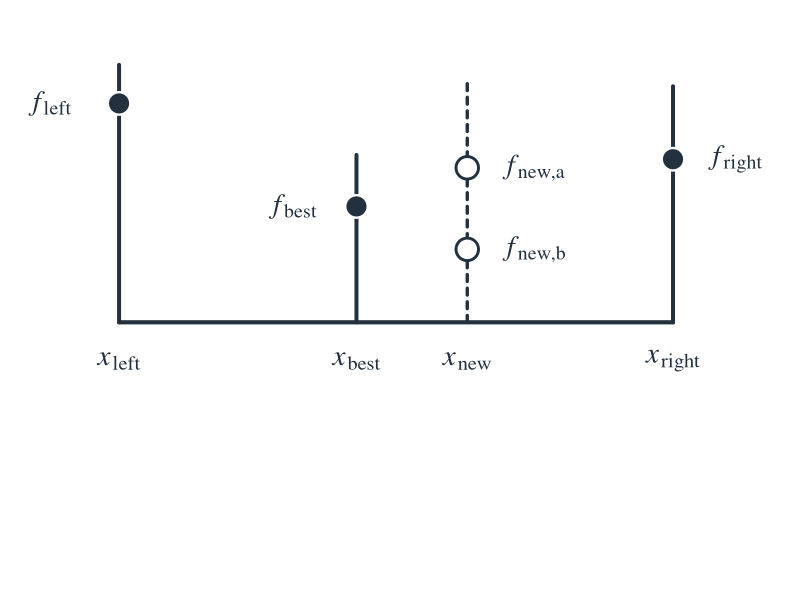
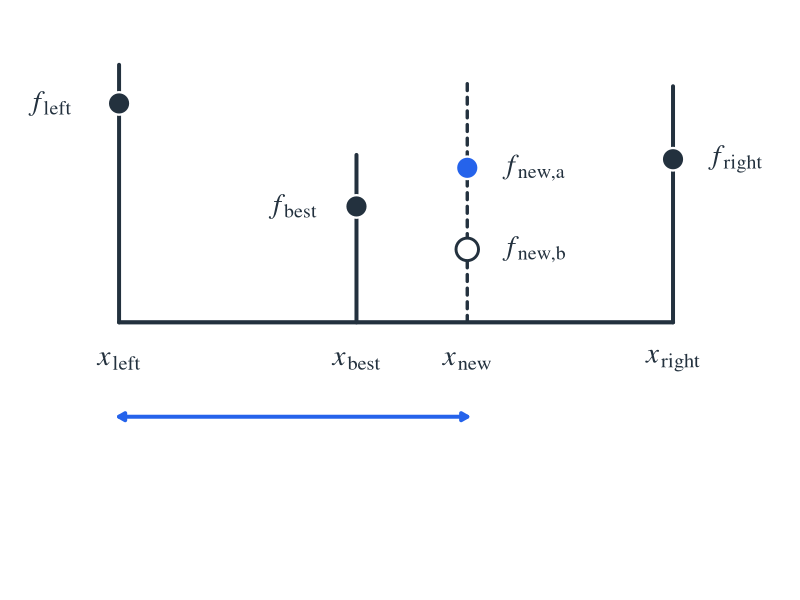
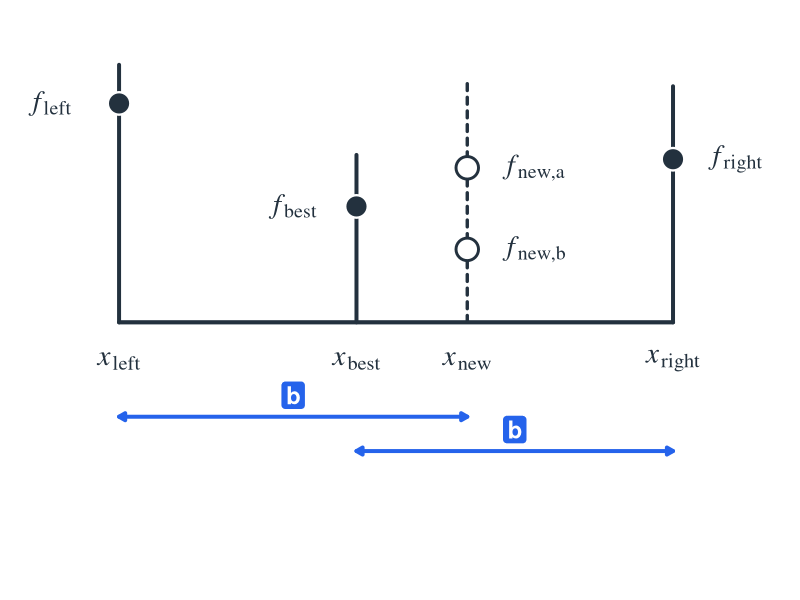
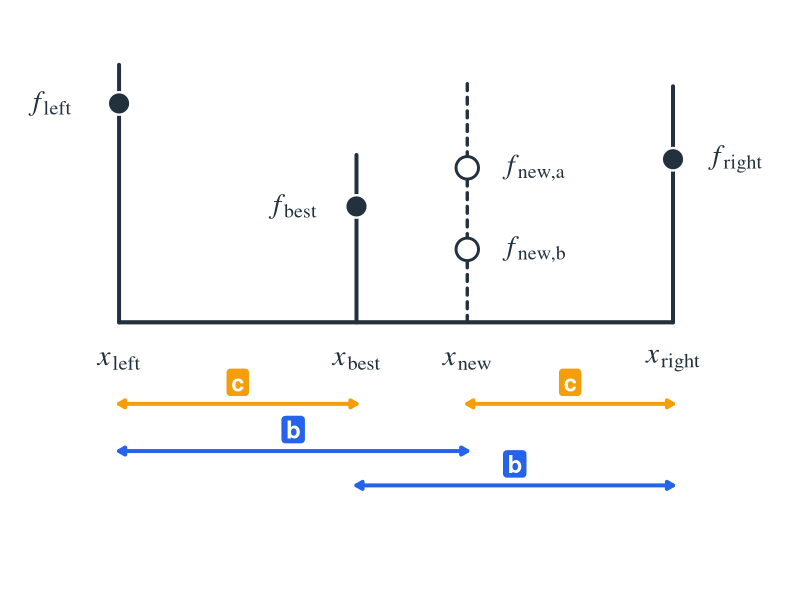
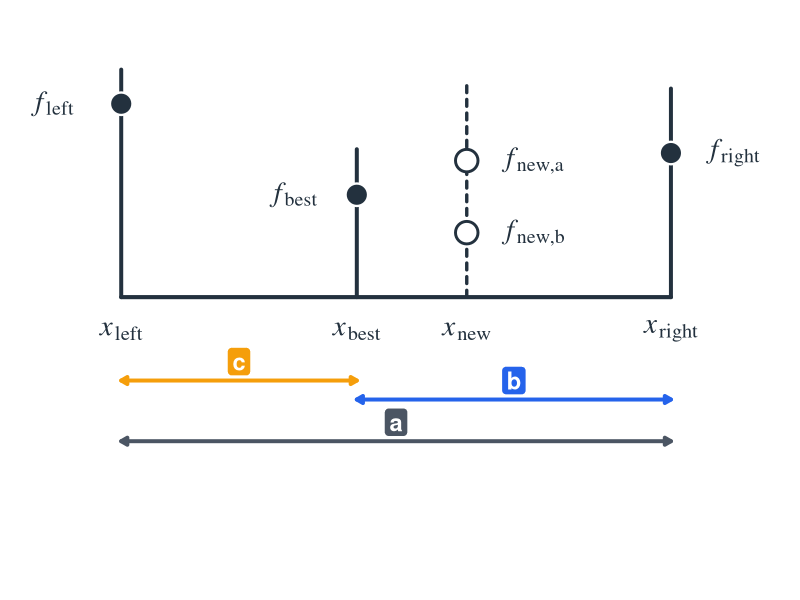

Recreate these plots in R, in order.
# Used in: slides/03-univopt/01-golden.tex,
#          slides/03-univopt/03-further.tex
#
# Create the schematic golden section figures used to explain the interval
# relationships a, b, and c in the lecture.

set.seed(1L)

library(data.table)
library(ggplot2)
library(grid)

dir.create("../figure", recursive = TRUE, showWarnings = FALSE)

palette = list(
  paper = "#FFFFFF",
  ink = "#23313E",
  blue = "#2563EB",
  amber = "#F59E0B",
  slate = "#4B5563"
)

coords = list(
  x_left = 0.12,
  x_best = 0.42,
  x_new = 0.56,
  x_right = 0.82,
  y_base = 0.28,
  y_xlabels = 0.19,
  y_left = 0.79,
  y_best = 0.55,
  y_new_a = 0.64,
  y_new_b = 0.45,
  y_right = 0.66
)

interval_bands = list(
  upper = 0.06,
  mid = -0.02,
  lower = -0.10
)

accent_bands = list(
  goldensec4_c = interval_bands$upper + 0.03,
  summary_b = interval_bands$mid + 0.03
)

guide_data = data.table(
  x = c(coords$x_left, coords$x_best, coords$x_right),
  y = coords$y_base,
  yend = c(0.88, 0.67, 0.83)
)

x_label_data = data.table(
  x = c(coords$x_left, coords$x_best, coords$x_new, coords$x_right),
  y = coords$y_xlabels,
  label = c(
    "italic(x)[left]",
    "italic(x)[best]",
    "italic(x)[new]",
    "italic(x)[right]"
  )
)

build_points = function(highlight = character()) {
  points = data.table(
    id = c("left", "best", "new_a", "new_b", "right"),
    x = c(
      coords$x_left,
      coords$x_best,
      coords$x_new,
      coords$x_new,
      coords$x_right
    ),
    y = c(
      coords$y_left,
      coords$y_best,
      coords$y_new_a,
      coords$y_new_b,
      coords$y_right
    ),
    label = c(
      "italic(f)[left]",
      "italic(f)[best]",
      "italic(f)[new*','*a]",
      "italic(f)[new*','*b]",
      "italic(f)[right]"
    ),
    label_x = c(
      coords$x_left - 0.06,
      coords$x_best - 0.05,
      coords$x_new + 0.05,
      coords$x_new + 0.05,
      coords$x_right + 0.05
    ),
    hjust = c(1, 1, 0, 0, 0)
  )

  points$fill = palette$paper
  points$colour = palette$ink
  points$stroke = 1.4

  solid_ids = c("left", "best", "right")
  points$fill[points$id %in% solid_ids] = palette$ink

  if (length(highlight) > 0L) {
    points$fill[points$id %in% highlight] = palette$blue
    points$colour[points$id %in% highlight] = palette$blue
    points$stroke[points$id %in% highlight] = 1.7
  }

  points
}

interval_layer = function(intervals) {
  list(
    geom_segment(
      data = intervals,
      aes(x = x, xend = xend, y = y, yend = y, colour = colour),
      inherit.aes = FALSE,
      linewidth = 1.35,
      lineend = "round",
      arrow = arrow(
        length = unit(0.18, "cm"),
        ends = "both",
        type = "closed"
      ),
      show.legend = FALSE
    ),
    geom_label(
      data = intervals[intervals$label != "", , drop = FALSE],
      aes(x = 0.5 * (x + xend), y = label_y, label = label, fill = colour),
      inherit.aes = FALSE,
      colour = "white",
      fontface = "bold",
      size = 6,
      linewidth = 0,
      label.padding = unit(0.18, "lines"),
      show.legend = FALSE
    )
  )
}

make_figure = function(highlight = character(), intervals = NULL, is_summary = FALSE) {
  points = build_points(highlight = highlight)
  filled_points = points[points$fill != palette$paper, , drop = FALSE]
  open_points = points[points$fill == palette$paper, , drop = FALSE]
  y_limits = if (is_summary) c(-0.20, 0.92) else c(-0.14, 0.92)

  p = ggplot() +
    coord_cartesian(xlim = c(0.06, 0.89), ylim = y_limits, clip = "off") +
    theme_void(base_size = 20) +
    theme(
      plot.background = element_rect(fill = palette$paper, colour = NA),
      panel.background = element_rect(fill = palette$paper, colour = NA),
      plot.margin = margin(18, 28, 54, 28)
    ) +
    annotate(
      "segment",
      x = coords$x_left,
      xend = coords$x_right,
      y = coords$y_base,
      yend = coords$y_base,
      linewidth = 1.4,
      colour = palette$ink,
      lineend = "round"
    ) +
    geom_segment(
      data = guide_data,
      aes(x = x, xend = x, y = y, yend = yend),
      inherit.aes = FALSE,
      linewidth = 1.35,
      colour = palette$ink,
      lineend = "round"
    ) +
    annotate(
      "segment",
      x = coords$x_new,
      xend = coords$x_new,
      y = coords$y_base,
      yend = 0.85,
      linewidth = 1.15,
      colour = palette$ink,
      linetype = "22",
      lineend = "round"
    ) +
    geom_point(
      data = filled_points,
      aes(x = x, y = y, fill = fill),
      inherit.aes = FALSE,
      shape = 21,
      size = 6.8,
      stroke = 1.2,
      colour = "white",
      show.legend = FALSE
    ) +
    geom_point(
      data = open_points,
      aes(x = x, y = y, colour = colour),
      inherit.aes = FALSE,
      shape = 21,
      size = 6.6,
      stroke = 1.5,
      fill = palette$paper,
      show.legend = FALSE
    ) +
    geom_text(
      data = points,
      aes(x = label_x, y = y, label = label, hjust = hjust),
      inherit.aes = FALSE,
      parse = TRUE,
      size = 7.2,
      colour = palette$ink,
      family = "serif",
      show.legend = FALSE
    ) +
    geom_text(
      data = x_label_data,
      aes(x = x, y = y, label = label),
      inherit.aes = FALSE,
      parse = TRUE,
      size = 7.4,
      colour = palette$ink,
      family = "serif",
      show.legend = FALSE
    ) +
    scale_fill_identity() +
    scale_colour_identity()

  if (!is.null(intervals)) {
    p = p + interval_layer(intervals)
  }

  if (is_summary) {
    p = p + theme(plot.margin = margin(24, 30, 72, 30))
  }

  p
}

figures = list(
  "goldensec-0" = make_figure(),
  "goldensec-1" = make_figure(
    highlight = "new_a",
    intervals = data.table(
      x = coords$x_left,
      xend = coords$x_new,
      y = interval_bands$upper,
      label = "",
      label_y = NA_real_,
      colour = palette$blue
    )
  ),
  "goldensec-3" = make_figure(
    intervals = data.table(
      x = c(coords$x_left, coords$x_best),
      xend = c(coords$x_new, coords$x_right),
      y = c(interval_bands$upper, interval_bands$mid),
      label = c("b", "b"),
      label_y = c(interval_bands$upper + 0.05, interval_bands$mid + 0.05),
      colour = c(palette$blue, palette$blue)
    )
  ),
  "goldensec-4" = make_figure(
    intervals = data.table(
      x = c(coords$x_left, coords$x_best, coords$x_left, coords$x_new),
      xend = c(coords$x_new, coords$x_right, coords$x_best, coords$x_right),
      y = c(
        interval_bands$mid,
        interval_bands$lower,
        accent_bands$goldensec4_c,
        accent_bands$goldensec4_c
      ),
      label = c("b", "b", "c", "c"),
      label_y = c(
        interval_bands$mid + 0.05,
        interval_bands$lower + 0.05,
        accent_bands$goldensec4_c + 0.05,
        accent_bands$goldensec4_c + 0.05
      ),
      colour = c(
        palette$blue,
        palette$blue,
        palette$amber,
        palette$amber
      )
    )
  ),
  "goldensec" = make_figure(
    intervals = data.table(
      x = c(coords$x_left, coords$x_best, coords$x_left),
      xend = c(coords$x_best, coords$x_right, coords$x_right),
      y = c(interval_bands$upper, accent_bands$summary_b, interval_bands$lower),
      label = c("c", "b", "a"),
      label_y = c(
        interval_bands$upper + 0.05,
        accent_bands$summary_b + 0.05,
        interval_bands$lower + 0.05
      ),
      colour = c(
        palette$amber,
        palette$blue,
        palette$slate
      )
    ),
    is_summary = TRUE
  )
)

for (name in names(figures)) {
  ggsave(
    filename = sprintf("../figure/%s.png", name),
    plot = figures[[name]],
    width = if (name == "goldensec") 7.2 else 10.0,
    height = if (name == "goldensec") 7.2 else 5.625,
    dpi = 220,
    bg = palette$paper
  )
}
